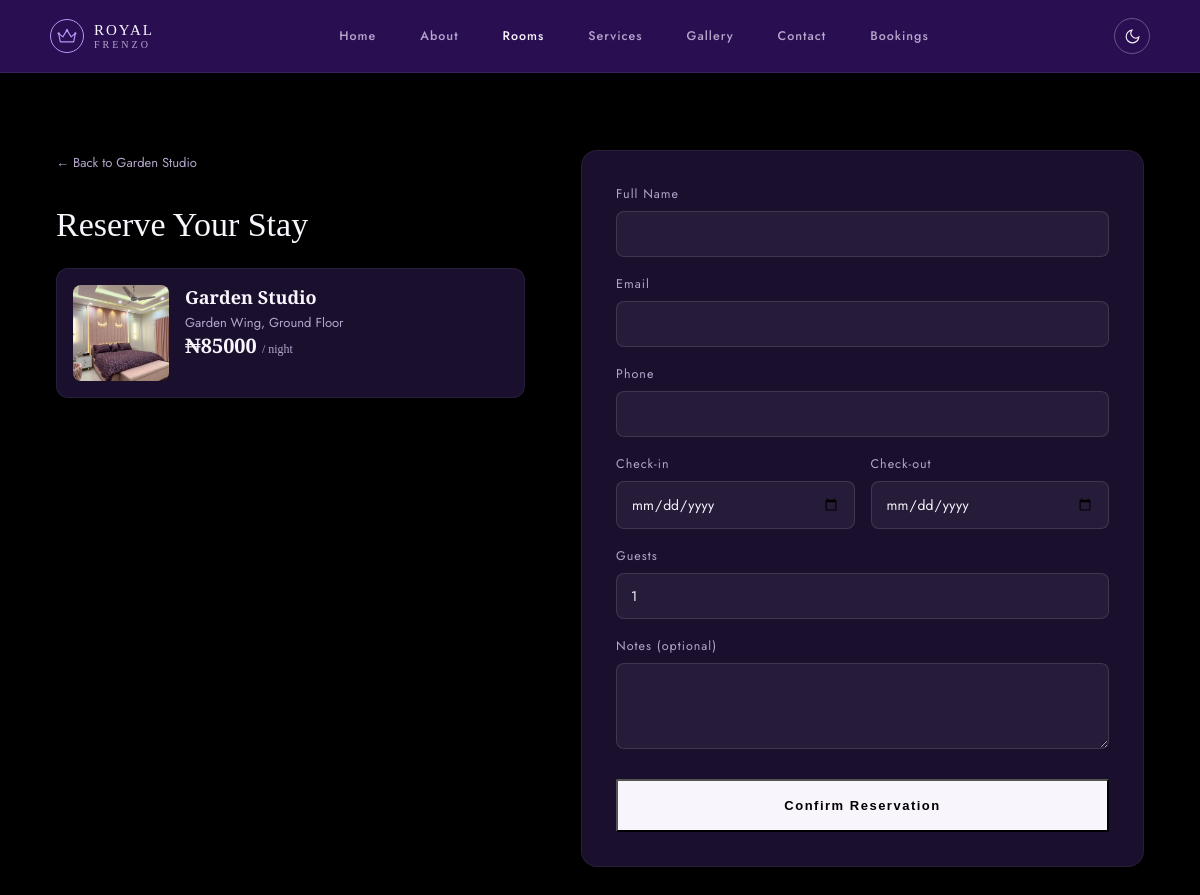
/booking/create/garden-studio/, run on the app's committed database.
### core/models.py (models this page shows, shortened)
class Room(models.Model):
    CATEGORY_CHOICES = [
        ('suite', 'Suite'),
        ('penthouse', 'Penthouse'),
        ('studio', 'Studio'),
    ]
    name = models.CharField(max_length=120)
    slug = models.SlugField(max_length=140, unique=True)
    category = models.CharField(max_length=20, choices=CATEGORY_CHOICES)
    location = models.CharField(max_length=150, blank=True)
    price_per_night = models.DecimalField(max_digits=10, decimal_places=2)
    beds = models.PositiveSmallIntegerField(default=1)
    baths = models.PositiveSmallIntegerField(default=1)
    sqft = models.PositiveIntegerField(default=0)
    rating = models.DecimalField(max_digits=2, decimal_places=1, default=4.8)
    short_description = models.CharField(max_length=200, blank=True)
    description = models.TextField(blank=True)
    image = models.ImageField(upload_to='rooms/', blank=True, null=True)
    is_featured = models.BooleanField(default=False)
    created_at = models.DateTimeField(auto_now_add=True)
    class Meta:
        ordering = ['-is_featured', 'name']
    def get_absolute_url(self):
        return reverse('core:room_detail', kwargs={'slug': self.slug})

### core/views.py (the view, shortened to what this page needs)
# urls.py: path('booking/create/<slug:slug>/',views.booking_create, name='booking_create'),
def booking_create(request, slug):
    room = get_object_or_404(Room, slug=slug)
    return render(request, 'booking.html', {'room': room})

### core/templates/booking.html (shortened to what this page needs)
{% extends "base.html" %}
{% load static %}
{% block content %}
{% include "_navbar.html" with active_page="rooms" %}
<section class="booking-page">
  <div class="booking-summary">
    <a href="{{ room.get_absolute_url }}" class="back-link">← Back to {{ room.name }}</a>
    <h1>Reserve Your Stay</h1>
    <div class="booking-room-card">
      {% if room.image %}
        <img src="{{ room.image.url }}" alt="{{ room.name }}">
      {% endif %}
      <div>
        <h3>{{ room.name }}</h3>
        <p class="room-location">{{ room.location }}</p>
        <div class="room-price">₦{{ room.price_per_night|floatformat:0 }} <span>/ night</span></div>
      </div>
    </div>
  </div>
  <form method="post" class="booking-form">
    <div class="form-row">
      <label>Full Name</label>
      <input type="text" name="full_name" required>
    </div>
    <div class="form-row">
      <label>Email</label>
      <input type="email" name="email" required>
    </div>
    <div class="form-row">
      <label>Phone</label>
      <input type="tel" name="phone">
    </div>
    <div class="form-row split">
      <div>
        <label>Check-in</label>
        <input type="date" name="check_in" required>
      </div>
      <div>
        <label>Check-out</label>
        <input type="date" name="check_out" required>
      </div>
    </div>
    <div class="form-row">
      <label>Guests</label>
      <input type="number" name="guests" min="1" value="1">
    </div>
    <div class="form-row">
      <label>Notes (optional)</label>
      <textarea name="notes" rows="3"></textarea>
    </div>
    <button type="submit" class="btn-primary full-width">Confirm Reservation</button>
  </form>
</section>
{% endblock  %}

### core/static/css/style.css (style rules this page uses)
:root { --bg-deep: #000000; --bg-panel: #1B0F2E; --nav-bg: rgba(76, 29, 149, 0.55); --violet: #8B5CF6; --violet-soft: #B794F6; --lilac: #E4D8FA; --white: #F8F5FC; --muted: #B6A6CC; }
* { margin: 0; padding: 0; box-sizing: border-box; }
body { background: var(--bg-deep); color: var(--white); font-family: 'Jost', sans-serif; transition: background .25s ease, color .25s ease; }
a { text-decoration: none; color: inherit; }
.btn-primary { display: inline-flex; align-items: center; gap: 12px; background: var(--white); color: var(--bg-deep); padding: 17px 32px; font-size: 13px; font-weight: 600; letter-spacing: 1.5px; border-radius: 2px; transition: background .2s ease, transform .2s ease; }
.room-location { font-size: 13px; color: var(--muted); margin-top: 4px; }
.room-price { font-family: 'Cormorant Garamond', serif; font-size: 20px; font-weight: 600; color: var(--white); }
.room-price span { font-size: 12px; font-weight: 400; color: var(--muted); }
.back-link { display: inline-block; font-size: 13px; color: var(--muted); margin-bottom: 20px; }
.booking-page { padding: 150px 56px 100px; width: 100%; margin: 0 auto; display: grid; grid-template-columns: 1fr 1.2fr; gap: 56px; align-items: start; }
.booking-summary h1 { font-family: 'Cormorant Garamond', serif; font-size: 34px; font-weight: 500; margin: 14px 0 24px; }
.booking-room-card { display: flex; gap: 16px; background: var(--bg-panel); border-radius: 12px; padding: 16px; border: 1px solid rgba(255,255,255,0.06); }
.booking-room-card img { width: 96px; height: 96px; object-fit: cover; border-radius: 8px; }
.booking-room-card h3 { font-family: 'Cormorant Garamond', serif; font-size: 18px; margin-bottom: 4px; }
.booking-form { background: var(--bg-panel); border-radius: 16px; padding: 34px; border: 1px solid rgba(255,255,255,0.06); }
.form-row { margin-bottom: 18px; }
.form-row.split { display: grid; grid-template-columns: 1fr 1fr; gap: 16px; }
.form-row label { display: block; font-size: 12.5px; letter-spacing: 1px; color: var(--muted); margin-bottom: 8px; }
.form-row input, .form-row textarea { width: 100%; background: rgba(255,255,255,0.05); border: 1px solid rgba(255,255,255,0.12); border-radius: 8px; padding: 12px 14px; color: var(--white); font-family: 'Jost', sans-serif; font-size: 14px; }
.btn-primary.full-width { width: 100%; justify-content: center; margin-top: 6px; }

### data on the page
Room: name "Garden Studio", image (picture), location "Garden Wing, Ground Floor", price_per_night "85000"
